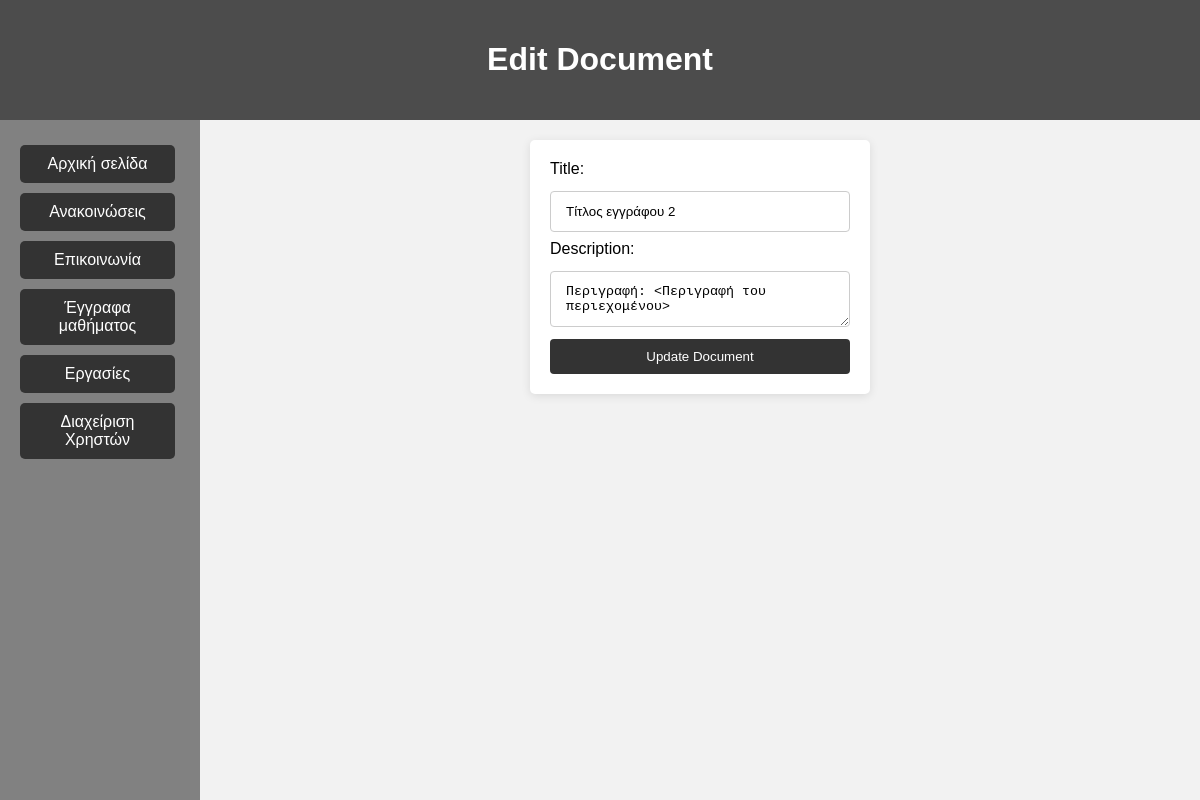
Screenshot of /edit_document.php?id=10 (signed in) with the database file from the repository.
### tables this page shows
CREATE TABLE `documents` (
  `id` int(11) NOT NULL,
  `title` varchar(255) NOT NULL,
  `description` text,
  `filename` varchar(255) NOT NULL
);

### edit_document.php (the view, shortened to what this page needs)
<?php
$db = new mysqli('localhost', 'root', '', 'my webpage');
$documentId = $_GET['id'] ?? null;
$document = null;
if ($_SERVER["REQUEST_METHOD"] == "POST") {
    $title = $db->real_escape_string($_POST['title']);
    $description = $db->real_escape_string($_POST['description']);
    $documentId = $db->real_escape_string($_POST['document_id']);
    $stmt = $db->prepare("UPDATE documents SET title = ?, description = ? WHERE id = ?");
    $stmt->bind_param("ssi", $title, $description, $documentId);
    if ($stmt->execute()) {
        echo "Document updated successfully.";
        header("Location: documents.php");
    } else {
        echo "Error updating document.";
    }
    $stmt->close();
} else if ($documentId) {
    $stmt = $db->prepare("SELECT title, description FROM documents WHERE id = ?");
    $stmt->bind_param("i", $documentId);
    $stmt->execute();
    $result = $stmt->get_result();
    if ($result->num_rows > 0) {
        $document = $result->fetch_assoc();
    } else {
        echo "Document not found.";
        exit;
    }
}
if ($document):
    ?>
    <!DOCTYPE html>
    <html lang="el">
    <head>
        <link rel="stylesheet" href="style.css" />
    </head>
    <body>
        <div id="title-container">
            <h1>Edit Document</h1>
        </div>
        <div id="content-container">
            <div id="sidebar">
                <div id="nav">
                    <a href="index.php" class="button">Αρχική σελίδα</a>
                    <a href="announcement.php" class="button">Ανακοινώσεις</a>
                    <a href="communication.php" class="button">Επικοινωνία</a>
                    <a href="documents.php" class="button">Έγγραφα μαθήματος</a>
                    <a href="homework.php" class="button">Εργασίες</a>
                    <?php
                    if (isset($_SESSION['user_id']) && $_SESSION['role'] === 'Tutor') {
                        echo '<a href="user_management.php" class="button">Διαχείριση Χρηστών</a>';
                    }
                    ?>
                </div>
            </div>
            <div id="main-content">
                <?php if ($document): ?>
                    <div class="form-container">
                        <form action="edit_document.php" method="post" class="contact-form">
                            <div class="form-group">
                                <label for="title">Title:</label>
                                <input type="text" id="title" name="title" value="<?= htmlspecialchars($document['title']); ?>"
                                    required>
                            </div>
                            <div class="form-group">
                                <label for="description">Description:</label>
                                <textarea id="description"
                                    name="description"><?= htmlspecialchars($document['description']); ?></textarea>
                            </div>
                            <input type="submit" value="Update Document" class="submit-button">
                        </form>
                    </div>
                <?php endif; ?>
            </div>
        </div>
    </body>
    </html>
<?php endif; ?>

### style.css (style rules this page uses)
body, html { margin: 0; padding: 0; min-height: 100%; position: relative; font-family: Arial, sans-serif; background-color: #e7e7e7; display: flex; flex-direction: column; min-height: 100vh; }
#title-container { background-color: #4c4c4c; text-align: center; padding: 20px; color: white; }
#content-container { display: flex; flex: 1; }
#sidebar { background-color: #818181; width: 200px; padding: 20px; box-sizing: border-box; }
#main-content { flex-grow: 1; padding: 20px; background-color: #f2f2f2; box-sizing: border-box; }
#nav a.button { display: block; margin-bottom: 10px; text-align: center; background-color: #333; color: #fff; padding: 10px 20px; text-decoration: none; border-radius: 5px; transition: background-color 0.3s; }
.button { display: inline-flex; align-items: center; justify-content: center; padding: 10px 20px; margin: 5px 0; margin-right: 5px; background-color: #333; color: #fff; text-align: center; text-decoration: none; border-radius: 5px; transition: background-color 0.3s; }
.form-container { display: flex; justify-content: center; align-items: center; }
.login-form, .contact-form { background: #fff; padding: 20px; border-radius: 5px; box-shadow: 0 2px 10px rgba(0, 0, 0, 0.1); width: 300px; }
.login-form label, .contact-form label { display: block; margin-bottom: 5px; }
.login-form input[type="text"], .login-form input[type="email"], .login-form input[type="password"], .login-form textarea, .contact-form input[type="text"], .contact-form input[type="email"], .contact-form textarea { width: 100%; padding: 12px 15px; margin: 8px 0; display: inline-block; border: 1px solid #ccc; border-radius: 4px; box-sizing: border-box; }
.login-form input[type="submit"], .contact-form input[type="submit"] { width: 100%; padding: 10px; border-radius: 4px; border: none; background-color: #333; color: white; cursor: pointer; }

### rows the page displays
documents: title "Τίτλος εγγράφου 2", description "Περιγραφή: <Περιγραφή του περιεχομένου>"
